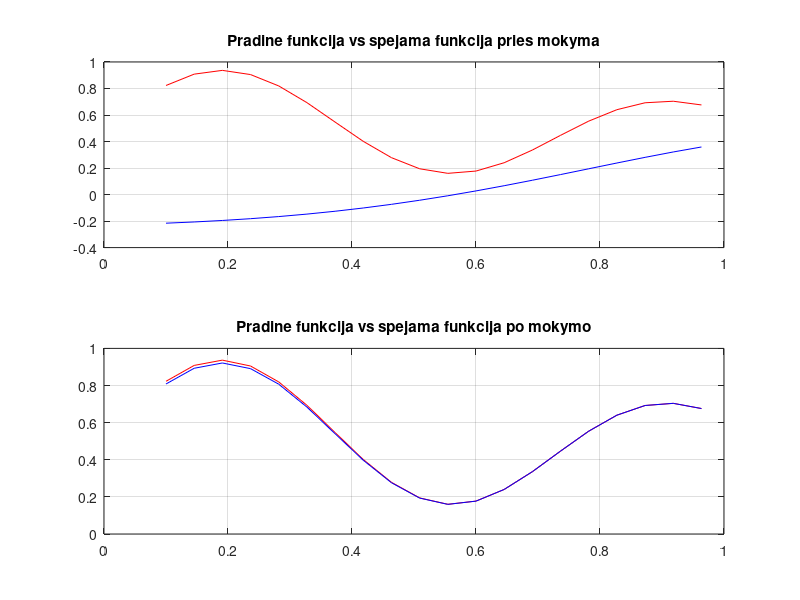

MATLAB code to generate this figure:
% Intelektualiosios sistemos
% 3 LD
% Lukas Salavejus MNEfm21

clear all; close all; clc;
% input
x = [0.1:1/22:1];
% output
y = ((1 + 0.6*sin(2*pi*x/0.7)) + 0.3*sin(2*pi*x))/2;

% Pradines reiksmes
c1 = randn(1);
c2 = randn(1);
r1 = randn(1);
r2 = randn(1);
w1 = randn(1);
w2 = randn(1);
b1 = randn(1);

% Spindulio tipo funkcijos
F1 = exp(-(x-c1).^2./(2*r1^2));
F2 = exp(-(x-c2).^2./(2*r2^2));

% Pasvertoji suma
v = w1.*F1+w2.*F2+b1;

% Klaidos
e = y - v;
e_total = sum(abs(e));

% Pradine funkcija vs spejama funkcija pries mokyma
subplot(2,1,1);
plot(x,y,'-r');
hold on;
plot(x,v,'-b');
title('Pradine funkcija vs spejama funkcija pries mokyma');
grid on;

% Nustatoma max leidziama klaida
% Norint gauti dar tikslesni rezultata, butu galima dar mazinti max_e
max_e = 0.1;

% Mokymo zingsnis
n = 0.05;

% Iteraciju skaicius
i = 0;

% Apmokymas
while(e_total > max_e)
    i = i+1;
    
    % Atnaujinami svoriai
    w1 = w1 + n * e .* F1;
    w2 = w2 + n * e .* F2;
    b1 = b1 + n * e * 1; % Tiesine aktyvavimo f-ja y=1
    
    % Pasvertoji suma
    v = w1.*F1+w2.*F2+b1;
    
    % Klaidos
    e = y - v;
    e_total = sum(abs(e));
end

% Pradine funkcija vs spejama funkcija po mokymo
subplot(2,1,2);
plot(x,y,'-r');
hold on;
plot(x,v,'-b');
title('Pradine funkcija vs spejama funkcija po mokymo');
grid on;

disp(['Mokymas atliktas per ',num2str(i),' iteracijas']);

